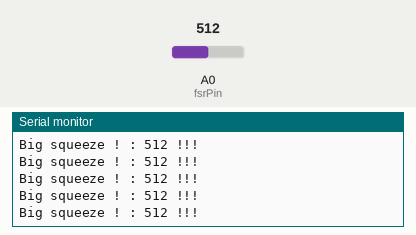
This sketch was run on a simulated Arduino Uno, built with avr-gcc and run on an emulated ATmega328P. On the bench: the last lines printed to the serial monitor. Inputs (shaded band) come from the test bench; at power-on: A0 (fsrPin) = 512.

Above: at 1.2 s.
1.3 s: A0 (fsrPin) set to 716
At 1.31 s:
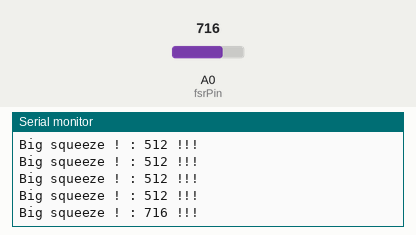
2.8 s: A0 (fsrPin) set to 900
At 2.82 s:
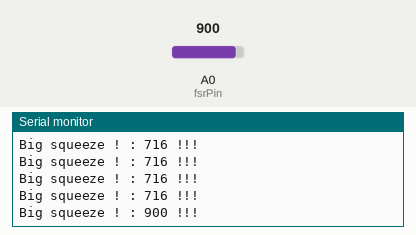
Timing chart, 0 to 5.8 s (numbered marks = the images above; inputs shaded):
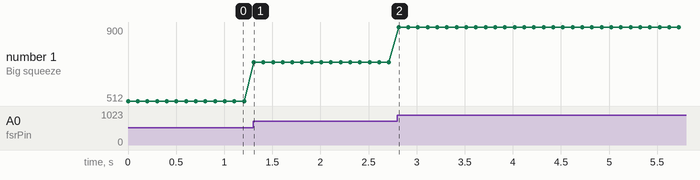

The sketch:

code_capteur_FSR.ino
```cpp
int fsrPin = 0; // le FSR et le pulldown 10K sont connectés à a0
int fsrReading; // la lecture analogique du diviseur de résistance FSR
void setup() {
  // put your setup code here, to run once:{
   Serial.begin (9600);

}

void loop() {

  fsrReading = analogRead (fsrPin);

  //Serial.println ("Lecture analogique = ");
  //Serial.print (fsrReading); // la lecture analogique brute


//  if (fsrReading == 0) {
//    Serial.println ("- Pas de pression");
//  }
//  else if (fsrReading <10) {
//    Serial.println ("- Toucher léger");
//  }
//  else if (fsrReading <50) {
//    Serial.println ("- Compression légère");
//  }
//  else if (fsrReading <150) {
//    Serial.println ("- Compression moyenne");
//  }
//  else if (fsrReading > 500){
//    Serial.println ("- Big squeeze");
//    Serial.println ("  ");
//  }

  if (fsrReading > 200){
    Serial.print ("Big squeeze ! : ");
    Serial.print (fsrReading);
    Serial.println (" !!! ");
    }
  delay (100);
}
```

Measured:
- after the input at 1.3 s, the serial monitor: prints a new line at once (image 1)
- after the input at 2.8 s, the serial monitor: prints a new line at once (image 2)
- plotted number 1: 512 → 716 after the input at 1.3 s, 716 → 900 after the input at 2.8 s
